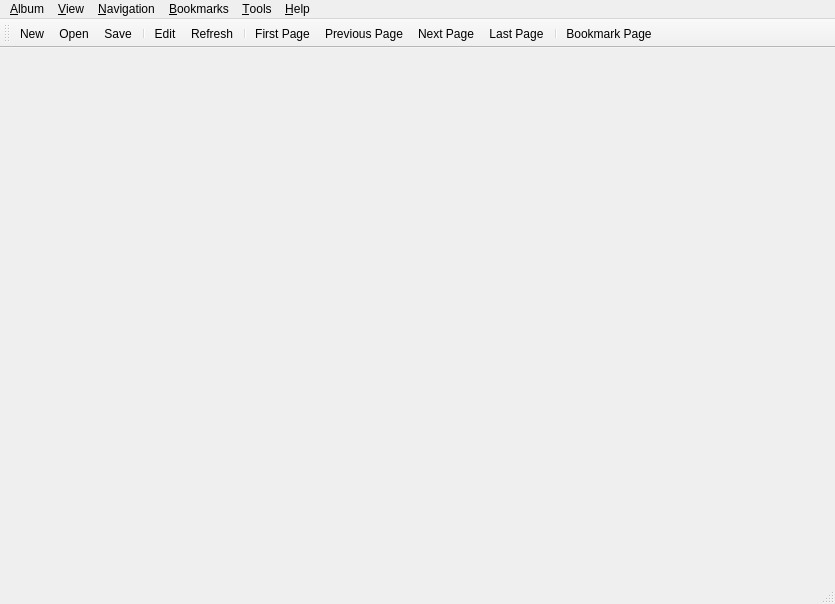
<?xml version="1.0" encoding="UTF-8"?>
<ui version="4.0">
 <class>MainWindowClass</class>
 <widget class="QMainWindow" name="MainWindowClass">
  <property name="geometry">
   <rect>
    <x>0</x>
    <y>0</y>
    <width>835</width>
    <height>604</height>
   </rect>
  </property>
  <property name="windowTitle">
   <string>Caméléon</string>
  </property>
  <widget class="MainView" name="mainView">
   <widget class="QWidget" name="gridLayoutWidget">
    <property name="geometry">
     <rect>
      <x>70</x>
      <y>80</y>
      <width>141</width>
      <height>61</height>
     </rect>
    </property>
    <layout class="QGridLayout" name="gridLayout"/>
   </widget>
  </widget>
  <widget class="QMenuBar" name="menuBar">
   <property name="geometry">
    <rect>
     <x>0</x>
     <y>0</y>
     <width>835</width>
     <height>22</height>
    </rect>
   </property>
   <widget class="QMenu" name="menuFile">
    <property name="title">
     <string>&amp;Album</string>
    </property>
    <widget class="QMenu" name="menuOptions">
     <property name="title">
      <string>O&amp;ptions</string>
     </property>
     <addaction name="actionUseRelativePathsInSavedAlbum"/>
    </widget>
    <addaction name="actionNewAlbum"/>
    <addaction name="actionOpenAlbum"/>
    <addaction name="actionSaveAlbum"/>
    <addaction name="actionSaveAlbumAs"/>
    <addaction name="separator"/>
    <addaction name="actionEditAlbum"/>
    <addaction name="actionRefreshAlbum"/>
    <addaction name="menuOptions"/>
    <addaction name="separator"/>
    <addaction name="actionCloseAlbum"/>
    <addaction name="separator"/>
    <addaction name="actionQuit"/>
   </widget>
   <widget class="QMenu" name="menuView">
    <property name="title">
     <string>&amp;View</string>
    </property>
    <addaction name="actionZoomIn"/>
    <addaction name="actionZoomOut"/>
    <addaction name="actionZoom1to1"/>
    <addaction name="separator"/>
    <addaction name="actionEditCaptions"/>
    <addaction name="separator"/>
    <addaction name="actionSaveScreenshot"/>
    <addaction name="actionSaveAllScreenshots"/>
   </widget>
   <widget class="QMenu" name="menuNavigation">
    <property name="title">
     <string>&amp;Navigation</string>
    </property>
    <addaction name="actionFirstInstance"/>
    <addaction name="actionPreviousInstance"/>
    <addaction name="actionNextInstance"/>
    <addaction name="actionLastInstance"/>
   </widget>
   <widget class="QMenu" name="menuHelp">
    <property name="title">
     <string>&amp;Help</string>
    </property>
    <addaction name="actionTutorial"/>
    <addaction name="separator"/>
    <addaction name="actionAboutCameleon"/>
   </widget>
   <widget class="QMenu" name="menuBookmarks">
    <property name="title">
     <string>&amp;Bookmarks</string>
    </property>
    <addaction name="actionBookmarkPage"/>
    <addaction name="actionRemoveAllBookmarks"/>
    <addaction name="separator"/>
    <addaction name="actionFirstBookmark"/>
    <addaction name="actionPreviousBookmark"/>
    <addaction name="actionNextBookmark"/>
    <addaction name="actionLastBookmark"/>
    <addaction name="separator"/>
    <addaction name="actionImportBookmarks"/>
    <addaction name="actionExportBookmarks"/>
   </widget>
   <widget class="QMenu" name="menuTools">
    <property name="title">
     <string>&amp;Tools</string>
    </property>
    <addaction name="actionRegisterFileType"/>
    <addaction name="actionUnregisterFileType"/>
   </widget>
   <addaction name="menuFile"/>
   <addaction name="menuView"/>
   <addaction name="menuNavigation"/>
   <addaction name="menuBookmarks"/>
   <addaction name="menuTools"/>
   <addaction name="menuHelp"/>
  </widget>
  <widget class="QToolBar" name="mainToolBar">
   <attribute name="toolBarArea">
    <enum>TopToolBarArea</enum>
   </attribute>
   <attribute name="toolBarBreak">
    <bool>false</bool>
   </attribute>
   <addaction name="actionNewAlbum"/>
   <addaction name="actionOpenAlbum"/>
   <addaction name="actionSaveAlbum"/>
   <addaction name="separator"/>
   <addaction name="actionEditAlbum"/>
   <addaction name="actionRefreshAlbum"/>
   <addaction name="separator"/>
   <addaction name="actionFirstInstance"/>
   <addaction name="actionPreviousInstance"/>
   <addaction name="actionNextInstance"/>
   <addaction name="actionLastInstance"/>
   <addaction name="separator"/>
   <addaction name="actionBookmarkPage"/>
  </widget>
  <widget class="QStatusBar" name="statusBar"/>
  <action name="actionNewAlbum">
   <property name="text">
    <string>&amp;New...</string>
   </property>
   <property name="shortcut">
    <string>Ctrl+N</string>
   </property>
  </action>
  <action name="actionOpenAlbum">
   <property name="text">
    <string>&amp;Open...</string>
   </property>
   <property name="shortcut">
    <string>Ctrl+O</string>
   </property>
  </action>
  <action name="actionCloseAlbum">
   <property name="text">
    <string>&amp;Close</string>
   </property>
   <property name="shortcut">
    <string>Ctrl+W</string>
   </property>
  </action>
  <action name="actionQuit">
   <property name="text">
    <string>&amp;Quit</string>
   </property>
   <property name="shortcut">
    <string>Ctrl+Q</string>
   </property>
  </action>
  <action name="actionSaveAlbum">
   <property name="text">
    <string>&amp;Save</string>
   </property>
   <property name="shortcut">
    <string>Ctrl+S</string>
   </property>
  </action>
  <action name="actionSaveAlbumAs">
   <property name="text">
    <string>Save &amp;As...</string>
   </property>
  </action>
  <action name="actionZoomIn">
   <property name="text">
    <string>Zoom &amp;In</string>
   </property>
   <property name="shortcut">
    <string>Ctrl+=</string>
   </property>
  </action>
  <action name="actionZoomOut">
   <property name="text">
    <string>Zoom &amp;Out</string>
   </property>
   <property name="shortcut">
    <string>Ctrl+-</string>
   </property>
  </action>
  <action name="actionZoom1to1">
   <property name="text">
    <string>&amp;1 : 1</string>
   </property>
   <property name="shortcut">
    <string>Ctrl+1</string>
   </property>
  </action>
  <action name="actionEditAlbum">
   <property name="text">
    <string>&amp;Edit...</string>
   </property>
   <property name="shortcut">
    <string>Ctrl+E</string>
   </property>
  </action>
  <action name="actionFirstInstance">
   <property name="text">
    <string>&amp;First Page</string>
   </property>
   <property name="shortcut">
    <string>Home</string>
   </property>
  </action>
  <action name="actionPreviousInstance">
   <property name="text">
    <string>&amp;Previous Page</string>
   </property>
   <property name="shortcut">
    <string>PgUp</string>
   </property>
  </action>
  <action name="actionNextInstance">
   <property name="text">
    <string>&amp;Next Page</string>
   </property>
   <property name="shortcut">
    <string>PgDown</string>
   </property>
  </action>
  <action name="actionLastInstance">
   <property name="text">
    <string>&amp;Last Page</string>
   </property>
   <property name="shortcut">
    <string>End</string>
   </property>
  </action>
  <action name="actionRefreshAlbum">
   <property name="text">
    <string>&amp;Refresh</string>
   </property>
   <property name="shortcut">
    <string>F5</string>
   </property>
  </action>
  <action name="actionSaveScreenshot">
   <property name="text">
    <string>&amp;Save Screenshot...</string>
   </property>
   <property name="shortcut">
    <string>Ctrl+P</string>
   </property>
  </action>
  <action name="actionEditCaptions">
   <property name="text">
    <string>&amp;Edit Panel Captions...</string>
   </property>
   <property name="toolTip">
    <string>Edit captions shown at the top of each panel</string>
   </property>
  </action>
  <action name="actionSaveAllScreenshots">
   <property name="text">
    <string>Save Screenshots of &amp;All Pages...</string>
   </property>
  </action>
  <action name="actionAboutCameleon">
   <property name="text">
    <string>&amp;About Caméléon</string>
   </property>
  </action>
  <action name="actionBookmarkPage">
   <property name="checkable">
    <bool>true</bool>
   </property>
   <property name="text">
    <string>&amp;Bookmark Page</string>
   </property>
   <property name="shortcut">
    <string>Ctrl+B</string>
   </property>
  </action>
  <action name="actionFirstBookmark">
   <property name="text">
    <string>&amp;First Bookmark</string>
   </property>
   <property name="shortcut">
    <string>Shift+Home</string>
   </property>
  </action>
  <action name="actionPreviousBookmark">
   <property name="text">
    <string>&amp;Previous Bookmark</string>
   </property>
   <property name="shortcut">
    <string>Shift+PgUp</string>
   </property>
  </action>
  <action name="actionNextBookmark">
   <property name="text">
    <string>&amp;Next Bookmark</string>
   </property>
   <property name="shortcut">
    <string>Shift+PgDown</string>
   </property>
  </action>
  <action name="actionLastBookmark">
   <property name="text">
    <string>&amp;Last Bookmark</string>
   </property>
   <property name="shortcut">
    <string>Shift+End</string>
   </property>
  </action>
  <action name="actionImportBookmarks">
   <property name="text">
    <string>&amp;Import Bookmarks...</string>
   </property>
  </action>
  <action name="actionExportBookmarks">
   <property name="text">
    <string>&amp;Export Bookmarks...</string>
   </property>
  </action>
  <action name="actionRemoveAllBookmarks">
   <property name="text">
    <string>&amp;Remove All Bookmarks...</string>
   </property>
  </action>
  <action name="actionUseRelativePathsInSavedAlbum">
   <property name="checkable">
    <bool>true</bool>
   </property>
   <property name="text">
    <string>Use &amp;Relative Paths in Saved Album</string>
   </property>
  </action>
  <action name="actionRegisterFileType">
   <property name="text">
    <string>&amp;Register File Type</string>
   </property>
  </action>
  <action name="actionUnregisterFileType">
   <property name="text">
    <string>&amp;Unregister File Type</string>
   </property>
  </action>
  <action name="actionTutorial">
   <property name="text">
    <string>&amp;Tutorial</string>
   </property>
  </action>
 </widget>
 <layoutdefault spacing="6" margin="11"/>
 <customwidgets>
  <customwidget>
   <class>MainView</class>
   <extends>QWidget</extends>
   <header>MainView.h</header>
   <container>1</container>
  </customwidget>
 </customwidgets>
 <resources>
  <include location="MainWindow.qrc"/>
 </resources>
 <connections/>
</ui>
